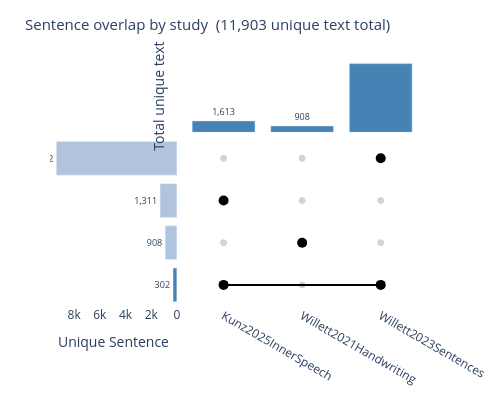

The notebook cell saved with this chart:
### Markdown cell above
The same call across studies asks a sharper question, because these three studies were run by overlapping groups and may well have reused prompt sets.

### Code cell
viz.plot_overlap(pooled, event_type="Sentence", x="study")

### Figure 1 — Plotly figure (JSON) as saved in the notebook; plotly's stock layout.template omitted (floating-point values rounded to 4 significant figures)
{"data": [{"hovertemplate": "%{x}: %{y:,} unique text<extra></extra>", "marker": {"color": "steelblue"}, "showlegend": false, "text": ["1,613", "908", "9,684"], "textfont": {"size": 9}, "textposition": "outside", "type": "bar", "x": ["Kunz2025InnerSpeech", "Willett2021Handwriting", "Willett2023Sentences"], "xaxis": "x2", "y": [1613, 908, 9684], "yaxis": "y2"}, {"hoverinfo": "text", "hovertext": ["Willett2023Sentences: 9,382 unique Sentence", "Kunz2025InnerSpeech: 1,311 unique Sentence", "Willett2021Handwriting: 908 unique Sentence", "Kunz2025InnerSpeech & Willett2023Sentences: 302 unique Sentence"], "marker": {"color": ["lightsteelblue", "lightsteelblue", "lightsteelblue", "steelblue"]}, "orientation": "h", "showlegend": false, "text": ["9,382", "1,311", "908", "302"], "textfont": {"size": 9}, "textposition": "outside", "type": "bar", "x": [9382, 1311, 908, 302], "xaxis": "x3", "y": [0, 1, 2, 3], "yaxis": "y3"}, {"hoverinfo": "skip", "marker": {"color": "black", "size": 10}, "mode": "markers", "showlegend": false, "type": "scatter", "x": ["Willett2023Sentences"], "xaxis": "x4", "y": [0], "yaxis": "y4"}, {"hoverinfo": "skip", "marker": {"color": "lightgray", "line": {"color": "lightgray", "width": 1}, "size": 6}, "mode": "markers", "showlegend": false, "type": "scatter", "x": ["Kunz2025InnerSpeech", "Willett2021Handwriting"], "xaxis": "x4", "y": [0, 0], "yaxis": "y4"}, {"hoverinfo": "skip", "marker": {"color": "black", "size": 10}, "mode": "markers", "showlegend": false, "type": "scatter", "x": ["Kunz2025InnerSpeech"], "xaxis": "x4", "y": [1], "yaxis": "y4"}, {"hoverinfo": "skip", "marker": {"color": "lightgray", "line": {"color": "lightgray", "width": 1}, "size": 6}, "mode": "markers", "showlegend": false, "type": "scatter", "x": ["Willett2021Handwriting", "Willett2023Sentences"], "xaxis": "x4", "y": [1, 1], "yaxis": "y4"}, {"hoverinfo": "skip", "marker": {"color": "black", "size": 10}, "mode": "markers", "showlegend": false, "type": "scatter", "x": ["Willett2021Handwriting"], "xaxis": "x4", "y": [2], "yaxis": "y4"}, {"hoverinfo": "skip", "marker": {"color": "lightgray", "line": {"color": "lightgray", "width": 1}, "size": 6}, "mode": "markers", "showlegend": false, "type": "scatter", "x": ["Kunz2025InnerSpeech", "Willett2023Sentences"], "xaxis": "x4", "y": [2, 2], "yaxis": "y4"}, {"hoverinfo": "skip", "marker": {"color": "black", "size": 10}, "mode": "markers", "showlegend": false, "type": "scatter", "x": ["Kunz2025InnerSpeech", "Willett2023Sentences"], "xaxis": "x4", "y": [3, 3], "yaxis": "y4"}, {"hoverinfo": "skip", "marker": {"color": "lightgray", "line": {"color": "lightgray", "width": 1}, "size": 6}, "mode": "markers", "showlegend": false, "type": "scatter", "x": ["Willett2021Handwriting"], "xaxis": "x4", "y": [3], "yaxis": "y4"}, {"hoverinfo": "skip", "line": {"color": "black", "width": 2}, "mode": "lines", "showlegend": false, "type": "scatter", "x": ["Kunz2025InnerSpeech", "Willett2023Sentences"], "xaxis": "x4", "y": [3, 3], "yaxis": "y4"}], "layout": {"height": 400, "margin": {"b": 50, "l": 50, "r": 30, "t": 60}, "plot_bgcolor": "white", "title": {"font": {"size": 15}, "text": "Sentence overlap by study  (11,903 unique text total)"}, "width": 500, "xaxis": {"anchor": "y", "domain": [0.0, 0.343], "matches": "x3", "showgrid": false, "showticklabels": false}, "xaxis2": {"anchor": "y2", "domain": [0.363, 1.0], "matches": "x4", "showticklabels": false}, "xaxis3": {"anchor": "y3", "autorange": "reversed", "domain": [0.0, 0.343], "title": {"text": "Unique Sentence"}, "type": "linear"}, "xaxis4": {"anchor": "y4", "categoryarray": ["Kunz2025InnerSpeech", "Willett2021Handwriting", "Willett2023Sentences"], "categoryorder": "array", "domain": [0.363, 1.0], "type": "category"}, "yaxis": {"anchor": "x", "domain": [0.706, 1.0], "showgrid": false, "showticklabels": false}, "yaxis2": {"anchor": "x2", "domain": [0.706, 1.0], "matches": "y", "showticklabels": false, "title": {"text": "Total unique text"}, "type": "linear"}, "yaxis3": {"anchor": "x3", "autorange": "reversed", "domain": [0.0, 0.686], "showticklabels": false}, "yaxis4": {"anchor": "x4", "autorange": "reversed", "domain": [0.0, 0.686], "matches": "y3", "showticklabels": false}}}
